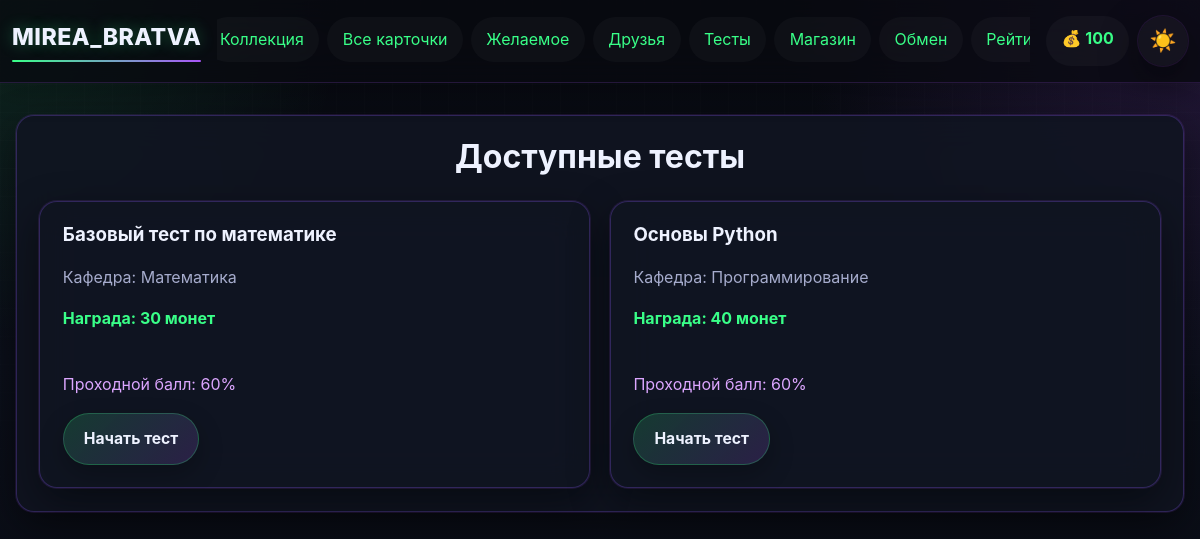
Page /quizzes (signed in) on the committed database.
### app.py (models this page shows)
class User(UserMixin, db.Model):
    __tablename__ = 'user'
    id = db.Column(db.Integer, primary_key=True)
    username = db.Column(db.String(80), unique=True, nullable=False)
    email = db.Column(db.String(120), unique=True, nullable=False)
    password_hash = db.Column(db.String(200), nullable=False)
    coins = db.Column(db.Integer, default=100)
    profile_theme = db.Column(db.String(50), default='dark')
    avatar_frame = db.Column(db.String(50), default='none')
    bio = db.Column(db.Text, default='')
    owned_frames = db.Column(db.Text, default='[]')
    avatar_icon = db.Column(db.String(50), default='letter')
    created_at = db.Column(db.DateTime, default=datetime.utcnow)
    last_daily_bonus = db.Column(db.DateTime, default=None)

class Quiz(db.Model):
    __tablename__ = 'quiz'
    id = db.Column(db.Integer, primary_key=True)
    subject = db.Column(db.String(50), nullable=False)
    title = db.Column(db.String(100), nullable=False)
    reward_coins = db.Column(db.Integer, default=50)
    passing_score = db.Column(db.Integer, default=60)

### app.py (the view)
@app.route('/quizzes')
@login_required
def quizzes():
    quizzes_list = Quiz.query.all()
    return render_template('quizzes.html', quizzes=quizzes_list)

### app.py (called while the page is built)
@login_manager.user_loader
def load_user(user_id):
    return db.session.get(User, int(user_id))

### templates/quizzes.html
{% extends "base.html" %}
{% block content %}
<div class="quizzes-container">
    <h1>Доступные тесты</h1>
    <div class="quizzes-grid">
        {% for quiz in quizzes %}
        <div class="quiz-card">
            <h3>{{ quiz.title }}</h3>
            <p class="quiz-subject">Кафедра: {{ quiz.subject }}</p>
            <p class="quiz-reward">Награда: {{ quiz.reward_coins }} монет</p>
            <p class="quiz-passing">Проходной балл: {{ quiz.passing_score }}%</p>
            <a href="{{ url_for('take_quiz', quiz_id=quiz.id) }}" class="btn">Начать тест</a>
        </div>
        {% endfor %}
    </div>
</div>
{% endblock %}

### templates/base.html (shortened to what this page needs)
<!DOCTYPE html>
<html lang="ru">
<head>
    <link rel="stylesheet" href="{{ url_for('static', filename='css/style.css') }}">
</head>
<body class="{% if current_user.is_authenticated and current_user.profile_theme == 'light' %}light-theme{% else %}dark-theme{% endif %}">
    <nav class="navbar">
        <div class="nav-container">
            <a class="nav-logo" href="{{ url_for('index') }}">MIREA_BRATVA</a>
            <div class="nav-main">
                <ul class="nav-menu">
                    {% if current_user.is_authenticated %}
                        <li><a href="{{ url_for('collection') }}">Коллекция</a></li>
                        <li><a href="{{ url_for('cards_catalog') }}">Все карточки</a></li>
                        <li><a href="{{ url_for('wishlist') }}">Желаемое</a></li>
                        <li><a href="{{ url_for('friends') }}">Друзья</a></li>
                        <li><a href="{{ url_for('quizzes') }}">Тесты</a></li>
                        <li><a href="{{ url_for('shop') }}">Магазин</a></li>
                        <li><a href="{{ url_for('exchange') }}">Обмен</a></li>
                        <li><a href="{{ url_for('rating') }}">Рейтинг</a></li>
                    {% else %}
                        <li><a href="{{ url_for('login') }}">Вход</a></li>
                        <li><a href="{{ url_for('register') }}">Регистрация</a></li>
                    {% endif %}
                </ul>
            </div>
            {% if current_user.is_authenticated %}
            <div class="nav-actions">
                <div class="coins">💰 {{ current_user.coins }}</div>
                <a class="theme-toggle nav-pill" href="{{ url_for('toggle_theme') }}" title="Переключить тему">
                    {% if current_user.profile_theme == 'light' %}🌙{% else %}☀️{% endif %}
                </a>
            </div>
            {% endif %}
        </div>
    </nav>
    <main class="container">
        {% block content %}{% endblock %}
    </main>
</body>
</html>

### rows in the picture
User: coins "100"
Quiz: title "Базовый тест по математике", subject "Математика", reward_coins "30", passing_score "60"
Quiz: title "Основы Python", subject "Программирование", reward_coins "40", passing_score "60"
